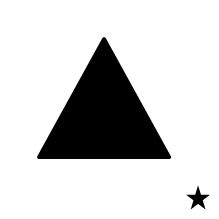
%> input picture Pratikum1/segitiga.jpeg, 219 x 219 px
$ octave Operasi_OR_dan_NOR_Part2.m   (GNU Octave 9; MATLAB toolbox functions it lacks are replaced by stand-ins)
%> lines starting %> are read from the running program, lines starting %| are printed output that depends on the picture; in (x1, y1, x2, y2) boxes, pixels count from 0 and x2, y2 are one past the last pixel; in counts of white or black regions, pixels touching at a corner belong together; the program's own positions count from 1
clear all;
P=imread('segitiga.jpeg');
%> P is the input picture: size 219x219x3 uint8; min 0, max 255, mean 209
figure(1), imshow(P, []);
Q=imread('segitiga_kebalik.jpeg');
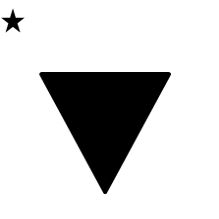
%> input picture Pratikum1/segitiga_kebalik.jpeg, 219 x 219 px
%> Q is the input picture: size 219x219x3 uint8; min 0, max 255, mean 209.6
figure(2), imshow (Q, []);
[N, M] = size(P);
%> N = 219; M = 657
for n = 1 : N,
    for m = 1 : M,
        citra_or (n,m)=P(n,m) | Q(n,m);
        citra_nor(n,m)=~(P(n,m) | Q(n,m));
    end
end
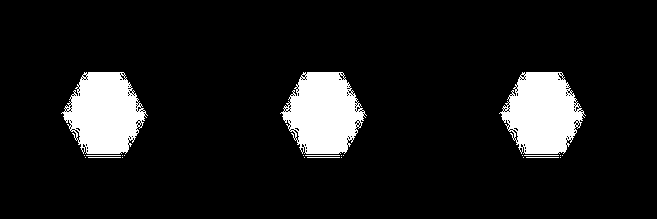
%> citra_nor: size 219x657 logical; 10.3% white; 24 white regions (15 under 20 px), largest, box (x1, y1, x2, y2) and area: (61, 72, 148, 154) 4881, (280, 72, 367, 154) 4881, (499, 72, 586, 154) 4881
figure(3), imshow(citra_or);
figure(4), imshow(citra_nor);
